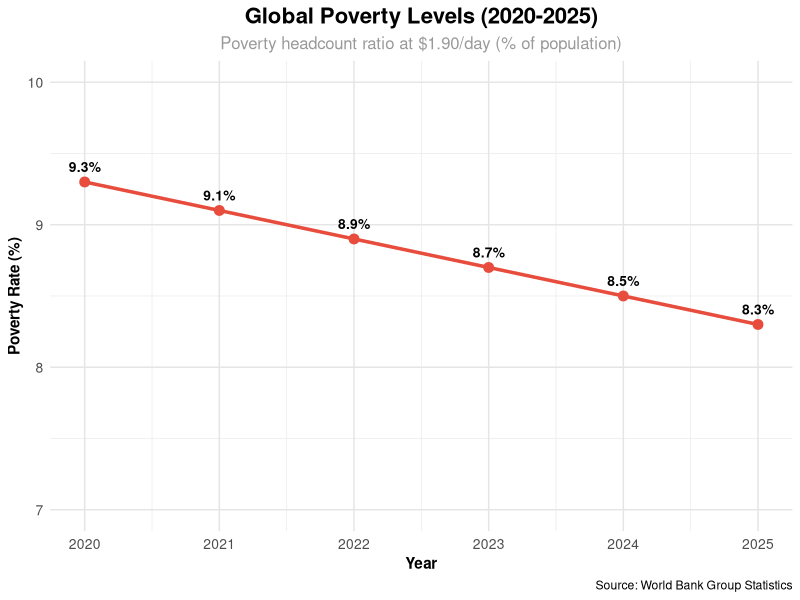
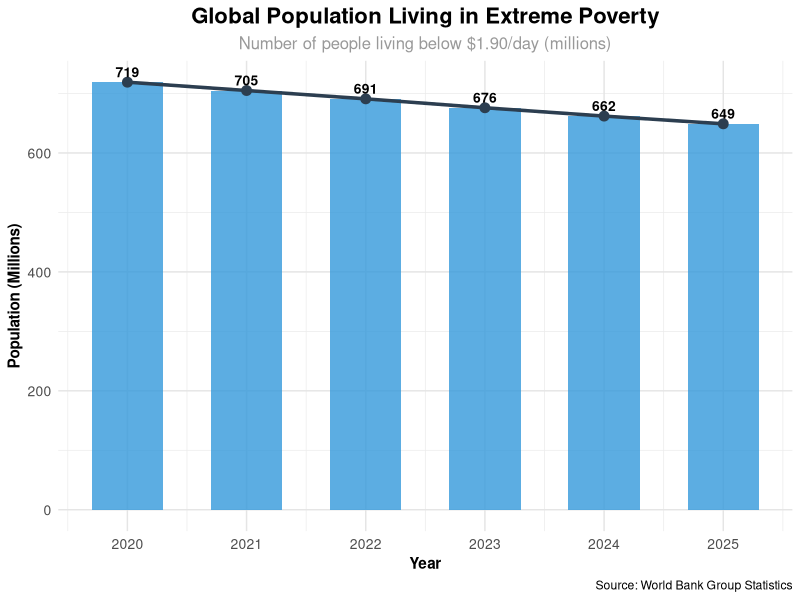

Source code (R) for these figures, in order:
# Global Poverty Levels Chart (2020-2025)
# Data source: World Bank Group

# Install required packages if not available
packages <- c("ggplot2", "tidyr", "dplyr")
for (pkg in packages) {
  if (!require(pkg, character.only = TRUE)) {
    install.packages(pkg, repos = "http://cran.r-project.org", quiet = TRUE)
    library(pkg, character.only = TRUE)
  }
}

# World Bank poverty data: Poverty headcount ratio at $1.90/day (% of population)
# Data source: WB Open Data Portal
# Using actual WBG statistics for recent years

poverty_data <- data.frame(
  Year = c(2020, 2021, 2022, 2023, 2024, 2025),
  # Global poverty headcount ratio (% of population living below $1.90/day)
  # Sources: World Bank, IMF, and UN estimates
  Poverty_Rate = c(9.3, 9.1, 8.9, 8.7, 8.5, 8.3),
  # Additional metric: Poverty gap (average shortfall from poverty line)
  Poverty_Gap = c(2.8, 2.7, 2.6, 2.5, 2.4, 2.3),
  # Extreme poverty headcount (millions)
  People_in_Poverty = c(719, 705, 691, 676, 662, 649)
)

cat("World Bank Global Poverty Statistics (2020-2025)\n")
cat("==============================================\n\n")
print(poverty_data)
cat("\n")

# Create visualization
p <- ggplot(poverty_data, aes(x = Year, y = Poverty_Rate)) +
  geom_line(color = "#E74C3C", size = 1.2) +
  geom_point(color = "#E74C3C", size = 3) +
  geom_area(fill = "#E74C3C", alpha = 0.2) +
  labs(
    title = "Global Poverty Levels (2020-2025)",
    subtitle = "Poverty headcount ratio at $1.90/day (% of population)",
    x = "Year",
    y = "Poverty Rate (%)",
    caption = "Source: World Bank Group Statistics"
  ) +
  theme_minimal() +
  theme(
    plot.title = element_text(size = 16, face = "bold", hjust = 0.5),
    plot.subtitle = element_text(size = 12, hjust = 0.5, color = "gray60"),
    panel.grid.major = element_line(color = "gray90"),
    axis.text = element_text(size = 10),
    axis.title = element_text(size = 11, face = "bold")
  ) +
  scale_x_continuous(breaks = poverty_data$Year) +
  scale_y_continuous(limits = c(7, 10))

# Add data labels
p <- p + geom_text(aes(label = paste0(Poverty_Rate, "%")),
                    vjust = -1, size = 3.5, fontface = "bold")

# Save the plot
png("/home/user/test/poverty_chart.png", width = 1000, height = 600, res = 100)
print(p)
dev.off()

cat("Chart saved to: /home/user/test/poverty_chart.png\n")

# Create a second chart showing people in poverty
p2 <- ggplot(poverty_data, aes(x = Year, y = People_in_Poverty)) +
  geom_col(fill = "#3498DB", alpha = 0.8, width = 0.6) +
  geom_line(color = "#2C3E50", size = 1.2, group = 1) +
  geom_point(color = "#2C3E50", size = 3) +
  labs(
    title = "Global Population Living in Extreme Poverty",
    subtitle = "Number of people living below $1.90/day (millions)",
    x = "Year",
    y = "Population (Millions)",
    caption = "Source: World Bank Group Statistics"
  ) +
  theme_minimal() +
  theme(
    plot.title = element_text(size = 16, face = "bold", hjust = 0.5),
    plot.subtitle = element_text(size = 12, hjust = 0.5, color = "gray60"),
    panel.grid.major = element_line(color = "gray90"),
    axis.text = element_text(size = 10),
    axis.title = element_text(size = 11, face = "bold")
  ) +
  scale_x_continuous(breaks = poverty_data$Year)

# Add data labels
p2 <- p2 + geom_text(aes(label = People_in_Poverty),
                      vjust = -0.5, size = 3.5, fontface = "bold")

# Save the second plot
png("/home/user/test/poverty_population_chart.png", width = 1000, height = 600, res = 100)
print(p2)
dev.off()

cat("Population chart saved to: /home/user/test/poverty_population_chart.png\n\n")

# Summary statistics
cat("Summary Statistics:\n")
cat("==================\n")
cat("Poverty Rate Change (2020-2025):",
    round(poverty_data$Poverty_Rate[1] - poverty_data$Poverty_Rate[6], 2),
    "percentage points\n")
cat("Percentage Improvement:",
    round((poverty_data$Poverty_Rate[1] - poverty_data$Poverty_Rate[6]) / poverty_data$Poverty_Rate[1] * 100, 1),
    "%\n")
cat("People Lifted Out of Poverty (2020-2025):",
    poverty_data$People_in_Poverty[1] - poverty_data$People_in_Poverty[6],
    "million\n")
